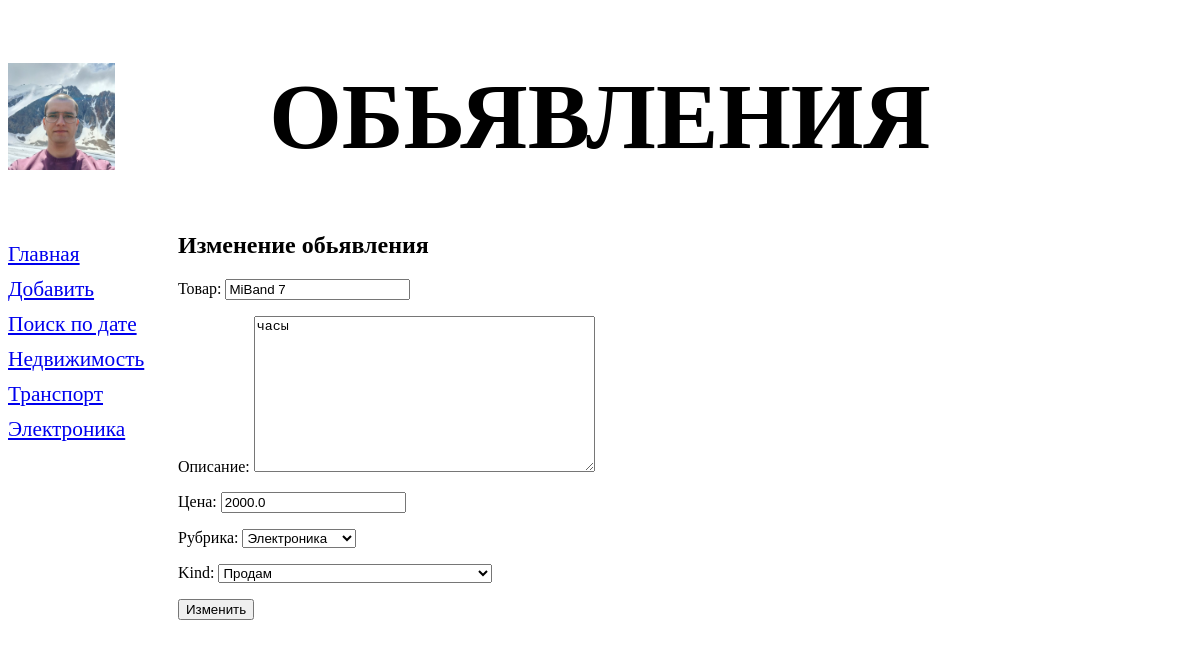
The page /bboard/update/17/ on the database its author committed.
### bboard/models.py (models this page shows, shortened)
class Rubric(models.Model):
    name = models.CharField(max_length=20, db_index=True, verbose_name = 'Название')
    def __str__(self):
        return self.name
    class Meta:
        verbose_name_plural = 'Рубрики'
        verbose_name = 'Рубрика'
        ordering = ['name']

class Bb(models.Model):
    class Kinds(models.TextChoices):
        BUY = 'b', 'Куплю'
        SELL = 'sell', 'Продам'
        EXCHANGE = 'e', 'Обменяю'
        __empty__ = 'Выберите тип публикуемого обьявления'
    kind = models.CharField(max_length=10, choices=Kinds.choices, default=Kinds.SELL)
    rubric = models.ForeignKey('Rubric', null=True, on_delete=models.PROTECT, verbose_name='Рубрика', related_name='entries')
    title = models.CharField(max_length=50, verbose_name='Товар')
    content = models.TextField(null=True, blank=True, verbose_name='Описание')
    price = models.FloatField(null=True, blank=True, verbose_name='Цена')
    published = models.DateTimeField(auto_now_add=True, db_index=True, verbose_name='Опубликовано')
    class Meta:
        verbose_name_plural = 'Обьявления'
        verbose_name = 'Обьявление'
        ordering = ['-published']

### bboard/views.py (the view)
# urls.py: path('update/<int:pk>/', BbUpdateView.as_view(), name='update'),
class BbUpdateView(UpdateView):
    model = Bb
    form_class = BbForm
    success_url = reverse_lazy('index')
    def get_context_data(self, **kwargs):
        context = super().get_context_data(**kwargs)
        context['rubrics'] = Rubric.objects.all()
        return context

### bboard/forms.py
class BbForm(forms.ModelForm):
    class Meta:
        model = Bb
        fields = ('title', 'content', 'price', 'rubric', 'kind')

### bboard/templates/bboard/bb_form.html (shortened to what this page needs)
{% extends "layout/basic.html" %}
{% block content %}
<h2>Изменение обьявления</h2>
<form method="post">
    {{ form.as_p }}
    <input type="submit" value="Изменить">
</form>
{% endblock %}

### bboard/templates/layout/basic.html (shortened to what this page needs)
{% load static %}
<!DOCTYPE html>
<html lang="en">
    <head>
        <link rel="stylesheet" type="text/css" href="{% static 'bboard/style.css' %}">
    </head>
    <body>
        <header>
            <h1>Обьявления</h1>
        </header>
        <nav>
            <a href="{% url 'index' %}">Главная</a>
            <a href="{% url 'add' %}">Добавить</a>
            <a href="{% url 'search' %}">Поиск по дате</a>
            {% for rubric in rubrics %}
            <a href="{% url 'by_rubric' rubric.pk %}">{{ rubric.name }}</a>
            {% endfor %}
        </nav>
        <section>
        {% block content %}
        {% endblock %}
        </section>
    </body>
</html>

### bboard/static/bboard/style.css (style rules this page uses)
header h1 { font-size:70pt; text-transform: uppercase; text-align: center; background: url('1.jpg') left / auto 100% no-repeat; }
nav { font-size: 16pt; width: 150px; float: left; }
nav a { display: block; margin: 10px 0px; }
section { margin-left: 170px; }

### rows shown on the page
Rubric: name "Недвижимость"
Rubric: name "Транспорт"
Rubric: name "Электроника"
Bb: title "MiBand 7", content "часы", price "2000.0", rubric "Электроника", kind "Продам"
